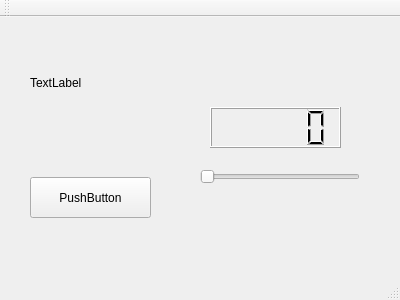
<?xml version="1.0" encoding="UTF-8"?>
<ui version="4.0">
 <class>MainWindow</class>
 <widget class="QMainWindow" name="MainWindow">
  <property name="geometry">
   <rect>
    <x>0</x>
    <y>0</y>
    <width>400</width>
    <height>300</height>
   </rect>
  </property>
  <property name="windowTitle">
   <string>MainWindow</string>
  </property>
  <widget class="QWidget" name="centralWidget">
   <widget class="QPushButton" name="pushButton">
    <property name="geometry">
     <rect>
      <x>30</x>
      <y>160</y>
      <width>121</width>
      <height>41</height>
     </rect>
    </property>
    <property name="text">
     <string>PushButton</string>
    </property>
   </widget>
   <widget class="QLabel" name="label">
    <property name="geometry">
     <rect>
      <x>30</x>
      <y>50</y>
      <width>91</width>
      <height>31</height>
     </rect>
    </property>
    <property name="text">
     <string>TextLabel</string>
    </property>
   </widget>
   <widget class="QSlider" name="horizontalSlider">
    <property name="geometry">
     <rect>
      <x>200</x>
      <y>150</y>
      <width>160</width>
      <height>19</height>
     </rect>
    </property>
    <property name="orientation">
     <enum>Qt::Horizontal</enum>
    </property>
   </widget>
   <widget class="QLCDNumber" name="lcdNumber">
    <property name="geometry">
     <rect>
      <x>210</x>
      <y>90</y>
      <width>131</width>
      <height>41</height>
     </rect>
    </property>
   </widget>
  </widget>
  <widget class="QMenuBar" name="menuBar">
   <property name="geometry">
    <rect>
     <x>0</x>
     <y>0</y>
     <width>400</width>
     <height>29</height>
    </rect>
   </property>
  </widget>
  <widget class="QToolBar" name="mainToolBar">
   <attribute name="toolBarArea">
    <enum>TopToolBarArea</enum>
   </attribute>
   <attribute name="toolBarBreak">
    <bool>false</bool>
   </attribute>
  </widget>
  <widget class="QStatusBar" name="statusBar"/>
 </widget>
 <layoutdefault spacing="6" margin="11"/>
 <resources/>
 <connections/>
</ui>
